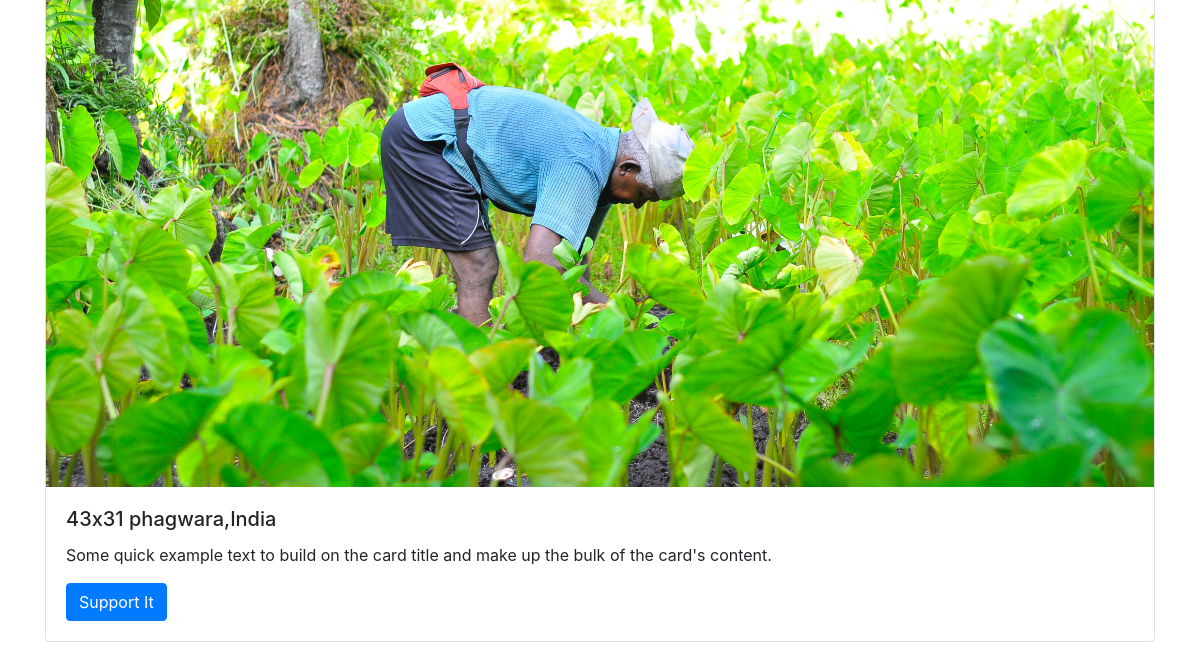
Page /land (lower part) on the earlier database version.
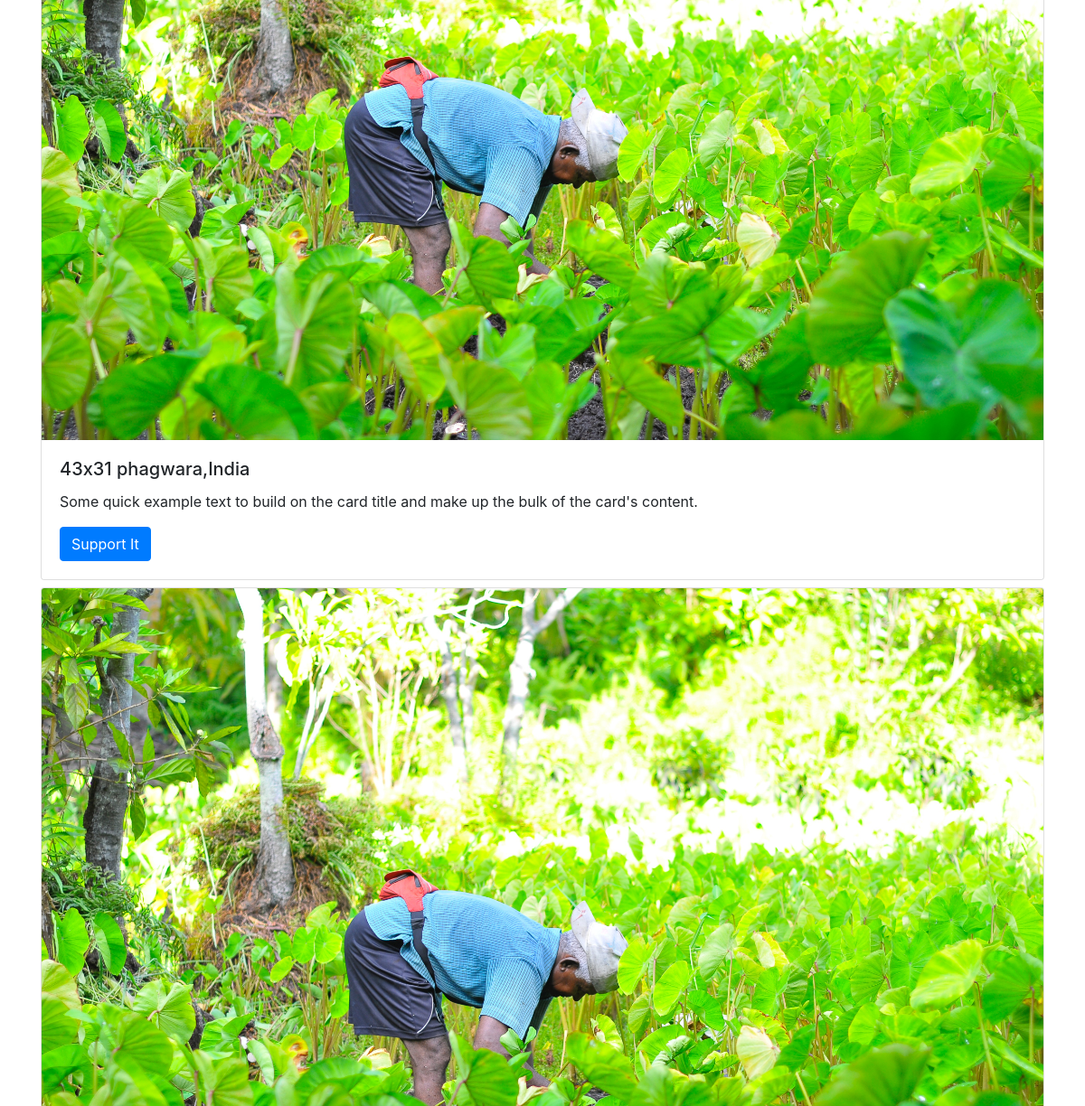
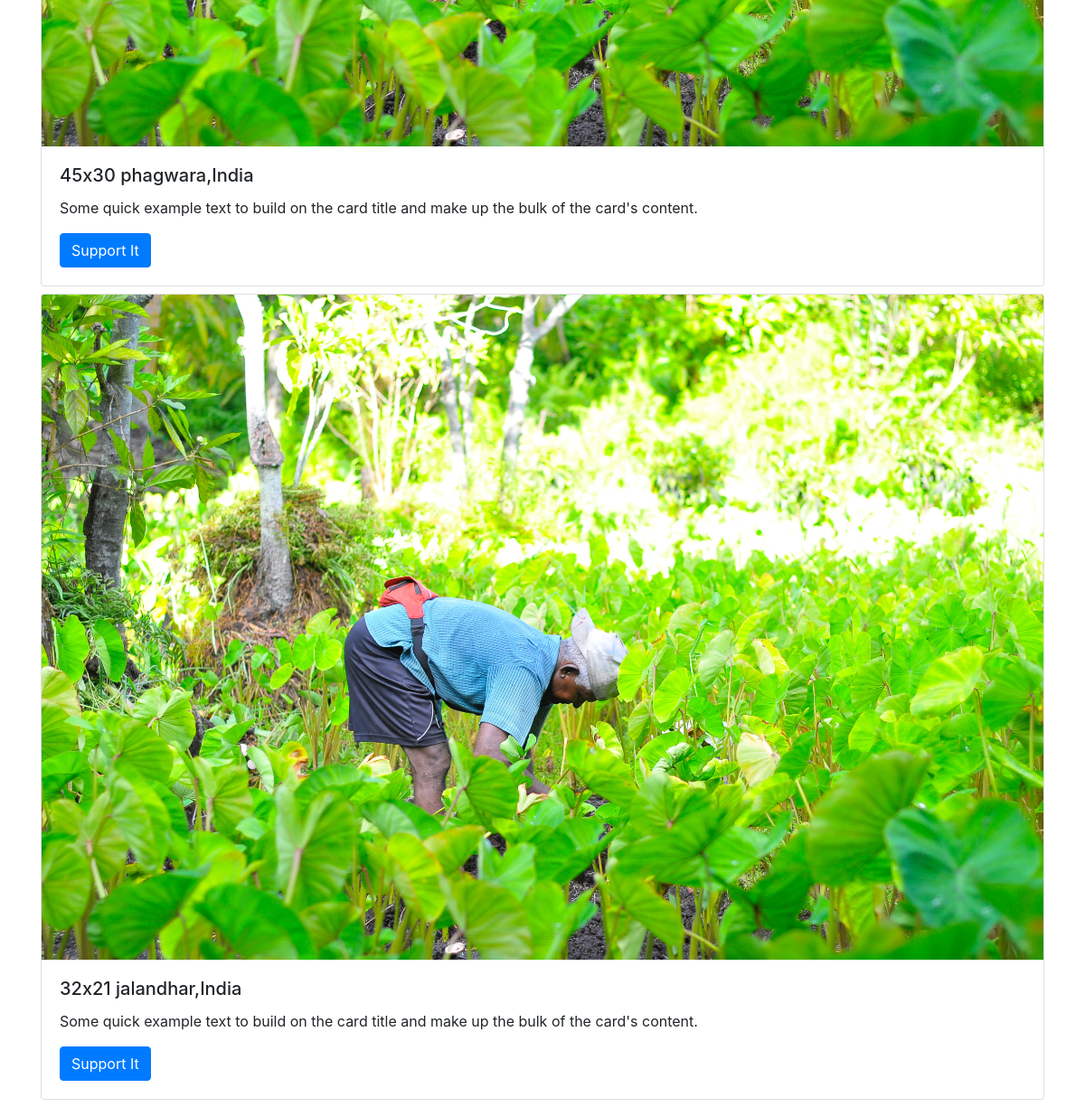
Same page on the later database version (2 pictures, top to bottom).
### farmer/models.py (models this page shows)
class Land(models.Model):
    length = models.IntegerField(null=False)
    width = models.IntegerField(null=False)
    owner = models.ForeignKey(User,on_delete=models.CASCADE)
    address = models.TextField(null=False)
    city = models.TextField(null=False)
    state = models.TextField(null=False)
    image = models.ImageField(upload_to="img/")

### farmer/views.py (the view)
# urls.py: path('land', views.land, name="land"),
def land(request):
    lands = Land.objects.all()
    context = {
        'lands':lands
    }
    return render(request,"farmer/lands.html",context)

### templates/farmer/lands.html (shortened to what this page needs)
{% extends 'main/base.html' %}
{% load static %}
{% block main %}
{% for land in lands%}
<div class="container my-2">
        <div class="card d-flex align-content-start flex-wrap">
            <img class="card-img-top" src="{% static 'img/bg.jpg'%}" alt="Card image cap">
            <div class="card-body">
                <h5 class="card-title">{{land.length}}x{{land.width}} {{land.city}},India</h5>
                <p class="card-text">Some quick example text to build on the card title and make up the bulk of the card's content.</p>
                <a href="#" class="btn btn-primary">Support It</a>
            </div>
        </div>
</div>
{% endfor %}
{% endblock main %}

Differences in the rows shown:
added Land: length "45", width "30", city "phagwara"
added Land: length "32", width "21", city "jalandhar"
